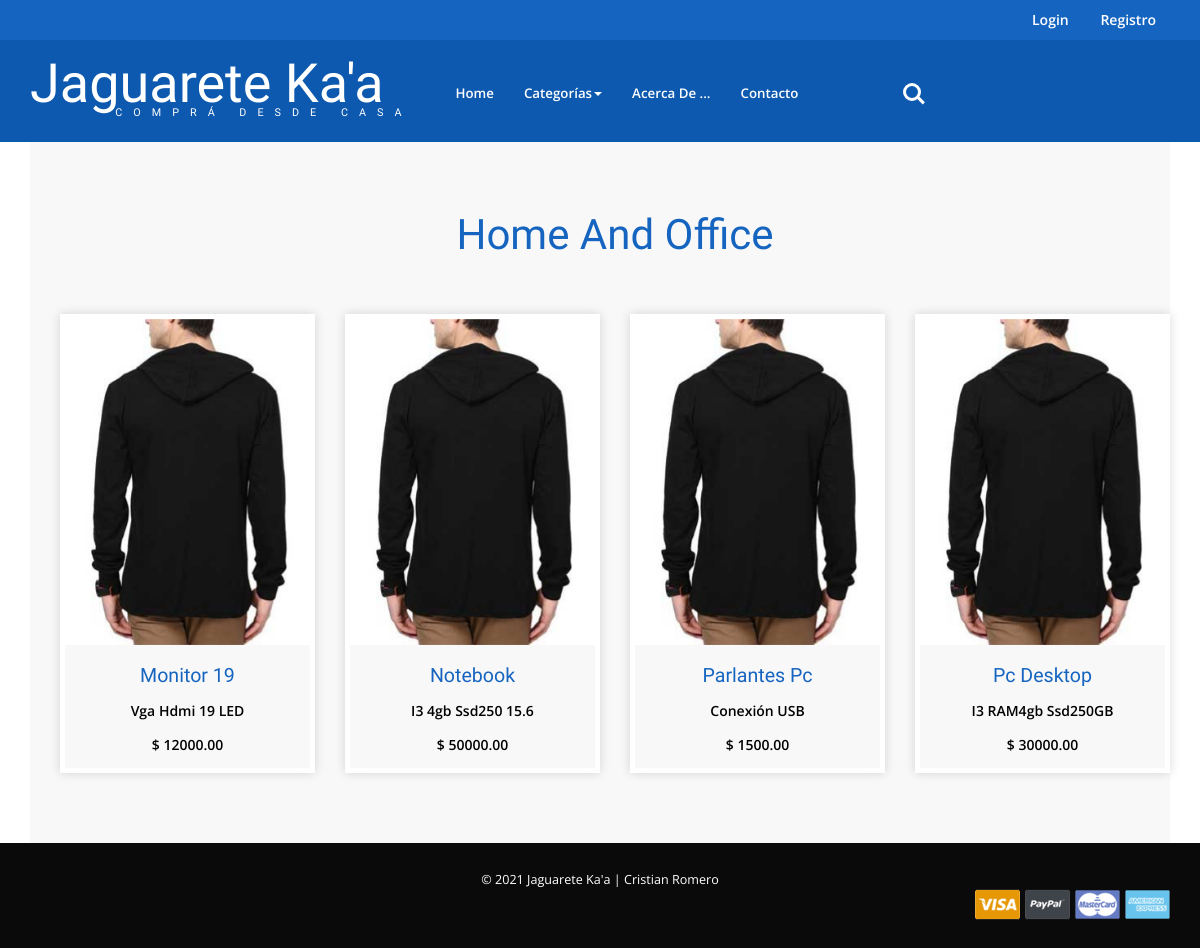
Screenshot of /ecom/listcategorias?Search=2 with the database file from the repository.
### frontend/models.py (models this page shows, shortened)
class Categorias(models.Model):
    nombre = models.CharField(max_length=200)

class Productos(models.Model):
    nombre = models.CharField(max_length=200)
    precio = models.DecimalField(max_digits=11, decimal_places=2)
    descripcion = models.TextField()
    foto = models.CharField(max_length=5000, null=True, blank=True)
    banner = models.CharField(max_length=5000, null=True, blank=True)
    fecha = models.DateTimeField(auto_now_add=True)
    categoria = models.ForeignKey(Categorias, on_delete=models.CASCADE)
    class Meta:
        ordering = ['nombre']

### frontend/views.py (the view)
# urls.py: path('listcategorias', views.listcategorias, name='listcategorias'),
def listcategorias(request):
    cat_id = request.GET.get("Search")
    prodcat = Productos.objects.filter(categoria = cat_id)
    cate = Categorias.objects.filter(id = cat_id)
    return render (request, "listcategorias.html", {'prodcat':prodcat, 'cate':cate})

### frontend/context_processors.py (called while the page is built)
def blog_menu(request):
    link_menu = Categorias.objects.all()
    return { 'link_menu': link_menu }

def list_prod(request):
    link_prod = Productos.objects.raw('SELECT * FROM frontend_productos ORDER BY fecha desc')[3:10]
    return { 'link_prod': link_prod }

def last_prod(request):
    lprod = Productos.objects.raw('SELECT * FROM frontend_productos ORDER BY fecha desc')[:3]
    return { 'lprod': lprod }

def grupo(request):
    users_in_group = Group.objects.get(name="Clientes").user_set.all()
    return { 'users_in_group': users_in_group }

### frontend/templates/listcategorias.html (shortened to what this page needs)
{% extends "layout.html" %}
{% load static %}
{% block content %}
<div class="new-arrivals-w3agile">
    <div class="container">
        {% for categoria in cate %}
            <h3 class="tittle1" style=" text-transform: capitalize">{{ categoria.nombre }}</h3>
        {% endfor %}
        <div class="arrivals-grids">
            {% for producto in prodcat %}
            <div class="col-md-3 arrival-grid simpleCart_shelfItem">
                <div class="grid-arr">
                    <div  class="grid-arrival">
                        <figure>
                            <a href="{% url 'productos' producto.id %}">
                                <div class="grid-img">
                                    <img  src="{% static 'images/p28.jpg' %}" class="img-responsive" alt="">
                                </div>
                            </a>
                        </figure>
                    </div>
                    <div class="women">
                        <h6 style=" text-transform: capitalize"><a href="single.html">{{ producto.nombre }}</a></h6>
                        <span class="size" style=" text-transform: capitalize">{{ producto.descripcion|truncatechars:30 }}</span>
                        <p ><em class="item_price">$ {{ producto.precio }}</em></p>
                    </div>
                </div>
            </div>
            {% endfor %}
            <div class="clearfix"></div>
        </div>
    </div>
</div>
{% endblock %}

### static/css/style.css (style rules this page uses)
body a { transition:0.5s all; -webkit-transition:0.5s all; -moz-transition:0.5s all; -o-transition:0.5s all; -ms-transition:0.5s all; }
h1,h2,h3,h4,h5,h6 { padding:0 0; margin:0 0; font-family: 'Cagliostro', sans-serif; }
p { padding:0 0; margin:0 0; }
body { padding:0 0; margin:0 0; font-family: 'Open Sans', sans-serif; }
.new-arrivals-w3agile { padding: 5em 0; background: #F9F8F8; text-align:center; }
.arrivals-grids { margin-top: 4em; }
.grid-arr { border: 1px solid #E2E2E2; border: 5px solid #ffffff; -webkit-box-shadow: 0 0 10px rgba(0, 0, 0, 0.15); -moz-box-shadow: 0 0 10px rgba(0, 0, 0, 0.15); box-shadow: 0 0 10px rgba(0, 0, 0, 0.15); padding: 0em; }
.grid-arr .grid-arrival figure { position: relative; display: block; overflow: hidden; margin: 0 0 20px 0; width: 100%; }
.grid-arr .grid-arrival figure > a { display: block; float: left; width: 100%; z-index: 1; }
.grid-arr .grid-arrival figure > a .grid-img { width: 100%; line-height: 0; will-change: right; -moz-transform: translateZ(0); -webkit-transform: translateZ(0); transform: translateZ(0); }
.grid-arr .grid-arrival figure > a .grid-img img { width: 100%; }
.women h6 { font-size: 1.4em; margin: 0.4em 0; }
.women h6 a { color: #1565C0; text-decoration: none; }
.women p { font-size: 1em; color: #999; margin: 0.9em 0; }
em.item_price { font-style: normal; color: #000; font-weight: 600; }
span.size { color: #000000; font-weight: 600; }
.grid-arrival { position: relative; }
h3.tittle1 { text-align: center; font-size: 3em; color: #1565C0; }
.women span { font-size: 1em; color: #000; margin: 1em 0; display: block; }

### rows the page displays
Categorias: nombre "Home And Office"
Productos: nombre "Monitor 19", descripcion "Vga Hdmi 19 LED", precio "12000.00"
Productos: nombre "Notebook", descripcion "I3 4gb Ssd250 15.6", precio "50000.00"
Productos: nombre "Parlantes Pc", descripcion "Conexión USB", precio "1500.00"
Productos: nombre "Pc Desktop", descripcion "I3 RAM4gb Ssd250GB", precio "30000.00"
